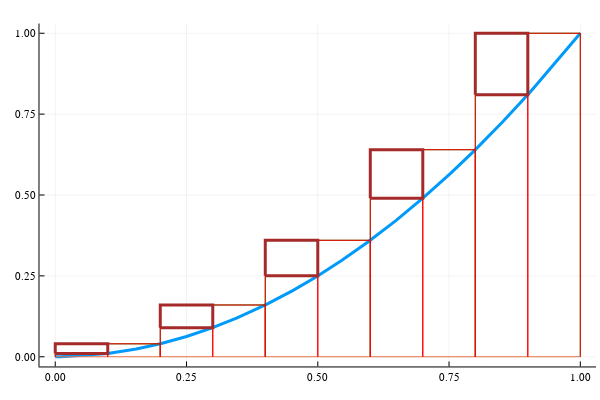

This figure's notebook cell:
### Markdown cell above
Bigger $n$s mean better approximations. This figure overlays the picture with $n=10$ and emphasizes the excess area that is lost:

### Code cell
f(x) = x^2
a, b, n = 0, 1, 10
xs = linspace(a, b, n + 1)
p = plot(f, a, b, legend=false, linewidth=3)
plot!(p, zero, a, b)
for i in 3:2:length(xs)
  plot!(p, [xs[i-2], xs[i-2], xs[i], xs[i]], f(xs[i]) * [0, 1, 1, 0], color=:green)
end
for i in 2:length(xs)
  plot!(p, [xs[i-1], xs[i-1], xs[i], xs[i]], f(xs[i]) * [0, 1, 1, 0], color=:red)
end
for i in 2:2:length(xs)
  a,b,fa, fb = xs[i-1], xs[i], f(xs[i]), f(xs[i+1])
  plot!(p, [a,a,b,b,a], [fa,fb,fb,fa,fa], linewidth=3, color=:brown)
end
p

### Figure 1 — Plotly figure (JSON) as saved in the notebook; plotly's stock layout.template omitted (floating-point values rounded to 4 significant figures)
{"data": [{"colorbar": {"title": ""}, "legendgroup": "y1", "line": {"color": "rgba(0, 154, 250, 1.000)", "dash": "solid", "shape": "linear", "width": 3}, "mode": "lines", "name": "y1", "showlegend": true, "type": "scatter", "x": [0, 0.009766, 0.1001, 0.1543, 0.2002, 0.2501, 0.296, 0.3453, 0.4023, 0.4531, 0.4975, 0.546, 0.5948, 0.6487, 0.7001, 0.7534, 0.7983, 0.8532, 0.9047, 0.9873, 1], "xaxis": "x", "y": [0, 9.537e-05, 0.01001, 0.02382, 0.04008, 0.06253, 0.08762, 0.1192, 0.1619, 0.2053, 0.2475, 0.2981, 0.3538, 0.4209, 0.4901, 0.5676, 0.6373, 0.7279, 0.8185, 0.9747, 1], "yaxis": "y", "zmax": null, "zmin": null}, {"colorbar": {"title": ""}, "legendgroup": "y2", "line": {"color": "rgba(227, 111, 71, 1.000)", "dash": "solid", "shape": "linear", "width": 1}, "mode": "lines", "name": "y2", "showlegend": true, "type": "scatter", "x": [0, 0.009766, 0.1001, 0.1543, 0.2002, 0.2501, 0.296, 0.3453, 0.4023, 0.4531, 0.4975, 0.546, 0.5948, 0.6487, 0.7001, 0.7534, 0.7983, 0.8532, 0.9047, 0.9873, 1], "xaxis": "x", "y": [0, 0, 0, 0, 0, 0, 0, 0, 0, 0, 0, 0, 0, 0, 0, 0, 0, 0, 0, 0, 0], "yaxis": "y", "zmax": null, "zmin": null}, {"colorbar": {"title": ""}, "legendgroup": "y3", "line": {"color": "rgba(0, 128, 0, 1.000)", "dash": "solid", "shape": "linear", "width": 1}, "mode": "lines", "name": "y3", "showlegend": true, "type": "scatter", "x": [0, 0, 0.2, 0.2], "xaxis": "x", "y": [0, 0.04, 0.04, 0], "yaxis": "y", "zmax": null, "zmin": null}, {"colorbar": {"title": ""}, "legendgroup": "y4", "line": {"color": "rgba(0, 128, 0, 1.000)", "dash": "solid", "shape": "linear", "width": 1}, "mode": "lines", "name": "y4", "showlegend": true, "type": "scatter", "x": [0.2, 0.2, 0.4, 0.4], "xaxis": "x", "y": [0, 0.16, 0.16, 0], "yaxis": "y", "zmax": null, "zmin": null}, {"colorbar": {"title": ""}, "legendgroup": "y5", "line": {"color": "rgba(0, 128, 0, 1.000)", "dash": "solid", "shape": "linear", "width": 1}, "mode": "lines", "name": "y5", "showlegend": true, "type": "scatter", "x": [0.4, 0.4, 0.6, 0.6], "xaxis": "x", "y": [0, 0.36, 0.36, 0], "yaxis": "y", "zmax": null, "zmin": null}, {"colorbar": {"title": ""}, "legendgroup": "y6", "line": {"color": "rgba(0, 128, 0, 1.000)", "dash": "solid", "shape": "linear", "width": 1}, "mode": "lines", "name": "y6", "showlegend": true, "type": "scatter", "x": [0.6, 0.6, 0.8, 0.8], "xaxis": "x", "y": [0, 0.64, 0.64, 0], "yaxis": "y", "zmax": null, "zmin": null}, {"colorbar": {"title": ""}, "legendgroup": "y7", "line": {"color": "rgba(0, 128, 0, 1.000)", "dash": "solid", "shape": "linear", "width": 1}, "mode": "lines", "name": "y7", "showlegend": true, "type": "scatter", "x": [0.8, 0.8, 1, 1], "xaxis": "x", "y": [0, 1, 1, 0], "yaxis": "y", "zmax": null, "zmin": null}, {"colorbar": {"title": ""}, "legendgroup": "y8", "line": {"color": "rgba(255, 0, 0, 1.000)", "dash": "solid", "shape": "linear", "width": 1}, "mode": "lines", "name": "y8", "showlegend": true, "type": "scatter", "x": [0, 0, 0.1, 0.1], "xaxis": "x", "y": [0, 0.01, 0.01, 0], "yaxis": "y", "zmax": null, "zmin": null}, {"colorbar": {"title": ""}, "legendgroup": "y9", "line": {"color": "rgba(255, 0, 0, 1.000)", "dash": "solid", "shape": "linear", "width": 1}, "mode": "lines", "name": "y9", "showlegend": true, "type": "scatter", "x": [0.1, 0.1, 0.2, 0.2], "xaxis": "x", "y": [0, 0.04, 0.04, 0], "yaxis": "y", "zmax": null, "zmin": null}, {"colorbar": {"title": ""}, "legendgroup": "y10", "line": {"color": "rgba(255, 0, 0, 1.000)", "dash": "solid", "shape": "linear", "width": 1}, "mode": "lines", "name": "y10", "showlegend": true, "type": "scatter", "x": [0.2, 0.2, 0.3, 0.3], "xaxis": "x", "y": [0, 0.09, 0.09, 0], "yaxis": "y", "zmax": null, "zmin": null}, {"colorbar": {"title": ""}, "legendgroup": "y11", "line": {"color": "rgba(255, 0, 0, 1.000)", "dash": "solid", "shape": "linear", "width": 1}, "mode": "lines", "name": "y11", "showlegend": true, "type": "scatter", "x": [0.3, 0.3, 0.4, 0.4], "xaxis": "x", "y": [0, 0.16, 0.16, 0], "yaxis": "y", "zmax": null, "zmin": null}, {"colorbar": {"title": ""}, "legendgroup": "y12", "line": {"color": "rgba(255, 0, 0, 1.000)", "dash": "solid", "shape": "linear", "width": 1}, "mode": "lines", "name": "y12", "showlegend": true, "type": "scatter", "x": [0.4, 0.4, 0.5, 0.5], "xaxis": "x", "y": [0, 0.25, 0.25, 0], "yaxis": "y", "zmax": null, "zmin": null}, {"colorbar": {"title": ""}, "legendgroup": "y13", "line": {"color": "rgba(255, 0, 0, 1.000)", "dash": "solid", "shape": "linear", "width": 1}, "mode": "lines", "name": "y13", "showlegend": true, "type": "scatter", "x": [0.5, 0.5, 0.6, 0.6], "xaxis": "x", "y": [0, 0.36, 0.36, 0], "yaxis": "y", "zmax": null, "zmin": null}, {"colorbar": {"title": ""}, "legendgroup": "y14", "line": {"color": "rgba(255, 0, 0, 1.000)", "dash": "solid", "shape": "linear", "width": 1}, "mode": "lines", "name": "y14", "showlegend": true, "type": "scatter", "x": [0.6, 0.6, 0.7, 0.7], "xaxis": "x", "y": [0, 0.49, 0.49, 0], "yaxis": "y", "zmax": null, "zmin": null}, {"colorbar": {"title": ""}, "legendgroup": "y15", "line": {"color": "rgba(255, 0, 0, 1.000)", "dash": "solid", "shape": "linear", "width": 1}, "mode": "lines", "name": "y15", "showlegend": true, "type": "scatter", "x": [0.7, 0.7, 0.8, 0.8], "xaxis": "x", "y": [0, 0.64, 0.64, 0], "yaxis": "y", "zmax": null, "zmin": null}, {"colorbar": {"title": ""}, "legendgroup": "y16", "line": {"color": "rgba(255, 0, 0, 1.000)", "dash": "solid", "shape": "linear", "width": 1}, "mode": "lines", "name": "y16", "showlegend": true, "type": "scatter", "x": [0.8, 0.8, 0.9, 0.9], "xaxis": "x", "y": [0, 0.81, 0.81, 0], "yaxis": "y", "zmax": null, "zmin": null}, {"colorbar": {"title": ""}, "legendgroup": "y17", "line": {"color": "rgba(255, 0, 0, 1.000)", "dash": "solid", "shape": "linear", "width": 1}, "mode": "lines", "name": "y17", "showlegend": true, "type": "scatter", "x": [0.9, 0.9, 1, 1], "xaxis": "x", "y": [0, 1, 1, 0], "yaxis": "y", "zmax": null, "zmin": null}, {"colorbar": {"title": ""}, "legendgroup": "y18", "line": {"color": "rgba(165, 42, 42, 1.000)", "dash": "solid", "shape": "linear", "width": 3}, "mode": "lines", "name": "y18", "showlegend": true, "type": "scatter", "x": [0, 0, 0.1, 0.1, 0], "xaxis": "x", "y": [0.01, 0.04, 0.04, 0.01, 0.01], "yaxis": "y", "zmax": null, "zmin": null}, {"colorbar": {"title": ""}, "legendgroup": "y19", "line": {"color": "rgba(165, 42, 42, 1.000)", "dash": "solid", "shape": "linear", "width": 3}, "mode": "lines", "name": "y19", "showlegend": true, "type": "scatter", "x": [0.2, 0.2, 0.3, 0.3, 0.2], "xaxis": "x", "y": [0.09, 0.16, 0.16, 0.09, 0.09], "yaxis": "y", "zmax": null, "zmin": null}, {"colorbar": {"title": ""}, "legendgroup": "y20", "line": {"color": "rgba(165, 42, 42, 1.000)", "dash": "solid", "shape": "linear", "width": 3}, "mode": "lines", "name": "y20", "showlegend": true, "type": "scatter", "x": [0.4, 0.4, 0.5, 0.5, 0.4], "xaxis": "x", "y": [0.25, 0.36, 0.36, 0.25, 0.25], "yaxis": "y", "zmax": null, "zmin": null}, {"colorbar": {"title": ""}, "legendgroup": "y21", "line": {"color": "rgba(165, 42, 42, 1.000)", "dash": "solid", "shape": "linear", "width": 3}, "mode": "lines", "name": "y21", "showlegend": true, "type": "scatter", "x": [0.6, 0.6, 0.7, 0.7, 0.6], "xaxis": "x", "y": [0.49, 0.64, 0.64, 0.49, 0.49], "yaxis": "y", "zmax": null, "zmin": null}, {"colorbar": {"title": ""}, "legendgroup": "y22", "line": {"color": "rgba(165, 42, 42, 1.000)", "dash": "solid", "shape": "linear", "width": 3}, "mode": "lines", "name": "y22", "showlegend": true, "type": "scatter", "x": [0.8, 0.8, 0.9, 0.9, 0.8], "xaxis": "x", "y": [0.81, 1, 1, 0.81, 0.81], "yaxis": "y", "zmax": null, "zmin": null}], "layout": {"annotations": [], "height": 400, "margin": {"b": 20, "l": 0, "r": 0, "t": 20}, "paper_bgcolor": "rgba(255, 255, 255, 1.000)", "plot_bgcolor": "rgba(255, 255, 255, 1.000)", "showlegend": false, "width": 600, "xaxis": {"anchor": "y", "domain": [0.06582, 0.9934], "gridcolor": "rgba(0, 0, 0, 0.100)", "gridwidth": 0.5, "linecolor": "rgba(0, 0, 0, 1.000)", "mirror": false, "range": [-0.03, 1.03], "showgrid": true, "showline": true, "showticklabels": true, "tickangle": 0, "tickcolor": "rgb(0, 0, 0)", "tickfont": {"color": "rgba(0, 0, 0, 1.000)", "family": "sans-serif", "size": 11}, "tickmode": "array", "ticks": "inside", "ticktext": ["0.00", "0.25", "0.50", "0.75", "1.00"], "tickvals": [0, 0.25, 0.5, 0.75, 1], "title": "", "titlefont": {"color": "rgba(0, 0, 0, 1.000)", "family": "sans-serif", "size": 15}, "type": "-", "visible": true, "zeroline": false, "zerolinecolor": "rgba(0, 0, 0, 1.000)"}, "yaxis": {"anchor": "x", "domain": [0.03762, 0.9902], "gridcolor": "rgba(0, 0, 0, 0.100)", "gridwidth": 0.5, "linecolor": "rgba(0, 0, 0, 1.000)", "mirror": false, "range": [-0.03, 1.03], "showgrid": true, "showline": true, "showticklabels": true, "tickangle": 0, "tickcolor": "rgb(0, 0, 0)", "tickfont": {"color": "rgba(0, 0, 0, 1.000)", "family": "sans-serif", "size": 11}, "tickmode": "array", "ticks": "inside", "ticktext": ["0.00", "0.25", "0.50", "0.75", "1.00"], "tickvals": [0, 0.25, 0.5, 0.75, 1], "title": "", "titlefont": {"color": "rgba(0, 0, 0, 1.000)", "family": "sans-serif", "size": 15}, "type": "-", "visible": true, "zeroline": false, "zerolinecolor": "rgba(0, 0, 0, 1.000)"}}}
